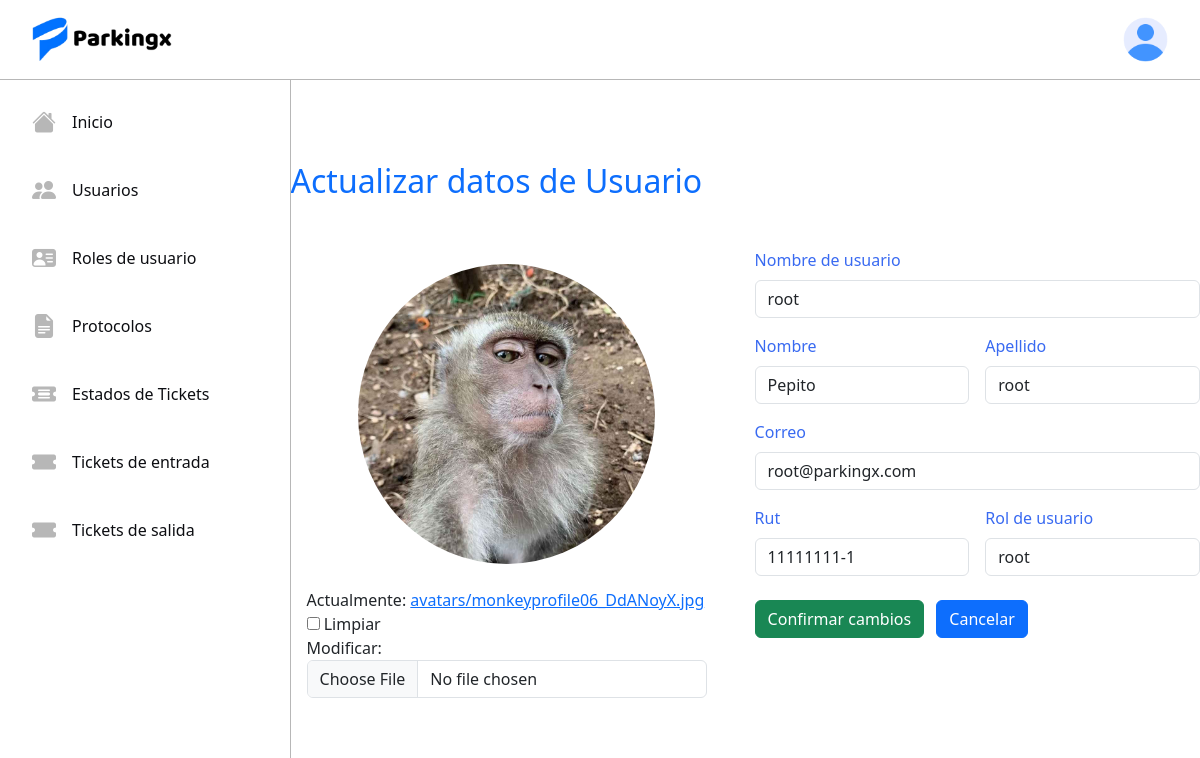
Page /accounts/profile_update/1/ (signed in) on the committed database.
### tickets/models.py (models this page shows, shortened)
class Usuario(AbstractUser):
    name = models.CharField(max_length=50)
    last_name = models.CharField(max_length=50)
    rut = models.CharField(max_length=10)
    email = models.EmailField(max_length=254, unique=True)
    rol = models.ForeignKey(Rol, on_delete=models.RESTRICT)
    avatar = models.ImageField(upload_to='avatars', blank=True, null=True)

class Rol(models.Model):
    name = models.CharField(max_length=50)
    description = models.TextField()
    def __str__(self) -> str:
        return self.name

### registration/views.py (the view, shortened to what this page needs)
# urls.py: path('profile_update/<int:pk>/', ProfileUpdateView.as_view(), name='profile_update'),
@method_decorator(login_required, name='dispatch')
class ProfileUpdateView(UpdateView):
    model = Usuario
    form_class = ProfileForm
    template_name = 'registration/profile_update.html'
    success_url = reverse_lazy('profile')
    context_object_name = 'profile'

### registration/form.py
class ProfileForm(forms.ModelForm):
    username = forms.CharField(max_length=50, label='Username', widget=forms.TextInput(attrs={'class': 'form-control form-crud'}), help_text="")
    name = forms.CharField(max_length=50, label='Nombre', widget=forms.TextInput(attrs={'class': 'form-control form-crud'}))
    last_name = forms.CharField(max_length=50, label='Apellido', widget=forms.TextInput(attrs={'class': 'form-control form-crud'}))
    rut = forms.CharField(max_length=10, label='RUT', widget=forms.TextInput(attrs={'class': 'form-control form-crud'}))
    email = forms.EmailField(max_length=254, label='Correo Electrónico', widget=forms.EmailInput(attrs={'class': 'form-control form-crud'}))
    avatar = forms.ImageField(label='Avatar', required=False, widget=forms.ClearableFileInput(attrs={'class': 'form-control form-crud'}))
    class Meta:
        model = Usuario
        fields = ['username', 'name', 'last_name', 'rut', 'email', 'avatar']

### registration/templates/registration/profile_update.html (shortened to what this page needs)
{% extends 'tickets/base.html' %}
{% block content %}
<div class="update-users-forms">
    <div>
        <div>
            <h2 class="text-primary mb-5">Actualizar datos de Usuario</h2>
        </div>
        <form method="post" enctype="multipart/form-data" class="users-u-form">
            <div class="profile-img-center">
                {% if profile.avatar %}
                    <img src="{{ profile.avatar.url }}" alt="..." style="max-width: 300px; height: 300px; border-radius: 50%;">
                {% else %}
                    {% load static %}
                {% endif %}
                <div class="form-group mt-4">
                    {{ form.avatar }}
                </div>
            </div>
            <div class="update-data">
                <div>
                    <label for="id_username" class="mb-2 blue-sys">Nombre de usuario</label>
                    {{ form.username }}
                </div>
                <div class="dual-form">
                    <div class="w-100">
                        <label for="id_name" class="mb-2 blue-sys">Nombre</label>
                        {{ form.name }}
                    </div>
                    <div class="w-100">
                        <label for="id_last_name" class="mb-2 blue-sys">Apellido</label>
                        {{ form.last_name }}
                    </div>
                </div>
                <div>
                    <label for="id_email" class="mb-2 blue-sys">Correo</label>
                    {{ form.email }}
                </div>
                <div class="dual-form">
                    <div class="w-100">
                        <label for="id_rut" class="mb-2 blue-sys">Rut</label>
                        {{ form.rut }}
                    </div>
                    <div class="w-100">
                        <label for="id_rol" class="mb-2 blue-sys">Rol de usuario</label>
                        <div class="form-control">{{ profile.rol }}</div>
                    </div>
                </div>
                <button type="submit" class="btn btn-success mt-2">Confirmar cambios</button>
                <a href="{% url 'profile' %}" class="btn btn-primary mx-2 mt-2">Cancelar</a>
            </div>
        </form>
    </div>
</div>
{% endblock %}

### tickets/static/tickets/css/styles.css (style rules this page uses)
:root { --color1: #396af1; --color2: #0d0e12; --color3: #B7B7B7; --color4: #FFFFFF; }
.blue-sys { color: #396af1; }
.form-crud { margin-bottom: 1rem; }
.profile-img-center { display: flex; flex-direction: column; justify-content: center; align-items: center; background-color: #ffffff; padding: 1rem; border-radius: .5rem; }
.dual-form { display: flex; gap: 1rem; }
.users-u-form { display: flex; gap: 2rem; }
.update-users-forms { display: flex; flex-direction: column; justify-content: center; align-items: center; height: 91.5vh; }

### rows in the picture
Usuario: avatar (picture), username "root", name "Pepito", last_name "root", email "root@parkingx.com", rut "11111111-1", rol "root"
